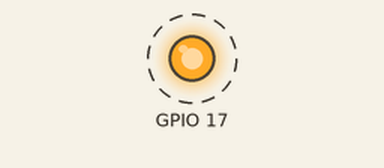
Recording of a program running on a simulated Raspberry Pi (BCM pin numbers), started with the argument 17. Parts: output pins drawn as LEDs (lit = HIGH). Dashed ring = blinking. What the program prints to the terminal is not drawn.

Above: at 0.1 s.
Timing chart, 0 to 3.0 s (numbered marks = the images above):
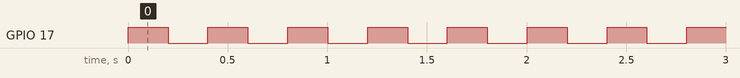

The program:

waggle_cm4_gpio.py
```python
#!/usr/bin/python3

# CM4 GPIO waggler, shows on the 'scope.
#
# https://lab.arts.ac.uk/books/raspberry-pi/page/what-are-gpio-pins-on-raspberry-pi
#
# The CM4 uses BCM mode, so if you run this with GPIO 7:
#
#  ./waggle_cm4_gpio.py 7
#
# and connect the probe to pin 26 (halfway along top side) of the HAT
# connector, you'll see a square-ish wave on the scope.

import sys
from time import sleep

if len(sys.argv) != 2:
    print( "Usage ",sys.argv[0]," gpio" )
    sys.exit(-1)

test_gpio = int(sys.argv[1])

from time import sleep

import RPi.GPIO as GPIO

GPIO.setmode(GPIO.BCM)
GPIO.setwarnings(True)
GPIO.setup(test_gpio, GPIO.OUT)

state = GPIO.LOW

try:
    while True:
        if state == GPIO.LOW:
            state = GPIO.HIGH
        else:
            state = GPIO.LOW

        print("Toggle GPIO ",test_gpio," ",state)
        GPIO.output(test_gpio, state)
        sleep(0.20)

except KeyboardInterrupt:
    print("Ctrl-C")

finally:
    GPIO.cleanup
    print("Exit")
```

Measured:
- by itself, GPIO 17: alternates HIGH for 0.20 s and LOW for 0.20 s
